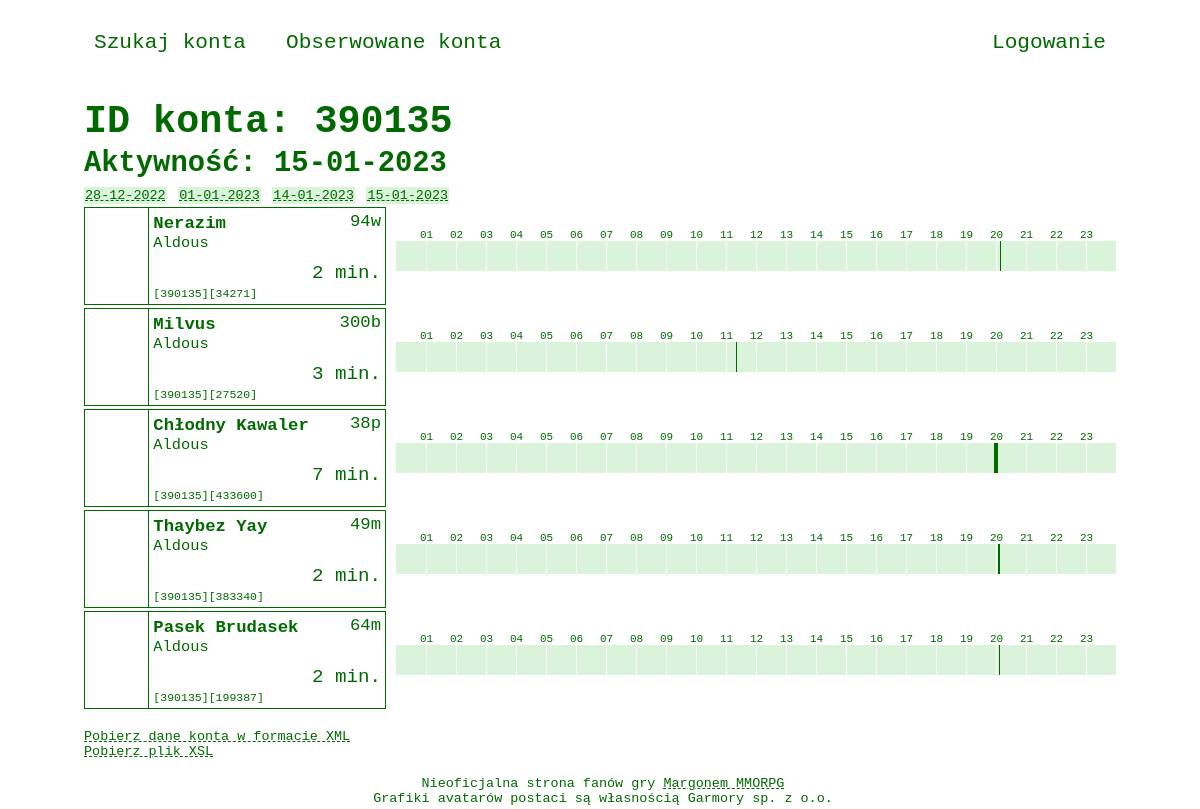
The app's page /stats/390135/2023-01-15 with its own data.
### stats/models.py (models this page shows, shortened)
class Account(models.Model):
    aid = models.IntegerField(primary_key=True)

class Character(models.Model):
    class Profession(models.TextChoices):
        WARRIOR = 'w'
        MAGE = 'm'
        HUNTER = 'h'
        TRACKER = 't'
        PALADIN = 'p'
        BLADE_DANCER = 'b'
    account = models.ForeignKey(Account, on_delete=models.CASCADE)
    cid = models.IntegerField()
    world = models.CharField(max_length=10)
    nick = models.CharField(max_length=40, blank=True)
    lvl = models.SmallIntegerField(blank=True, null=True)
    prof = models.CharField(max_length=1, choices=Profession.choices, default=Profession.WARRIOR)
    avatar_url = models.CharField(max_length=200, blank=True)
    @property
    def nick_or_null(self) -> str:
        return "????" if len(self.nick) == 0 else self.nick
    @property
    def lvl_prof_or_null(self) -> str:
        return "??" if self.lvl is None else f"{self.lvl}{self.prof}"

class Activity(models.Model):
    character = models.ForeignKey(Character, on_delete=models.CASCADE)
    date = models.DateField(auto_now_add=True)
    activity = models.BinaryField(max_length=180, default=activity_default)  # 60 * 24 / 8
    @property
    def total_minutes(self) -> int:
        return self.__bits_unpacked.sum()
    @property
    def activity_time(self) -> str:
        total_minutes = self.total_minutes
        hours = int(total_minutes // 60)
        minutes = int(total_minutes % 60)
        str_ = f"{minutes} min."
        if hours > 0:
            str_ = f"{hours} godz. " + str_
        return str_
    @property
    def activity_plot(self):
        plot_width = 720
        bits = self.__bits_unpacked
        start_end_list = self.__get_start_end_list(bits)
        div_list = []
        for i in range(60, 1440, 60):
            left = round(i * plot_width / 1440, 4) + 10
            div_line = f"""<div class="activity-plot-hour-line" style="left: {left}px;"></div>"""
            div_list.append(div_line)
            hour = f"{i // 60:02d}"
            div_hour = f"""<div class="activity-plot-hour" style="left: {left - 6}px;">{hour}</div>"""
            div_list.append(div_hour)
        for (start, end) in start_end_list:
            left = round(start * plot_width / 1440, 4) + 10
            width = round((end - start) * plot_width / 1440, 4)
            div = f"""<div class="activity-plot-line" style="left: {left}px; width: {width}px;"></div>"""
            div_list.append(div)
        return "\n".join(div_list)
    @property
    def __bits_unpacked(self) -> np.ndarray:
        return np.unpackbits(np.asarray(bytearray(self.activity)))
    @staticmethod
    def __get_start_end_list(bits: np.ndarray) -> List[Tuple[int, int]]:
        start_end_list = []
        start = None
        for i in range(0, len(bits)):
            if bits[i] == 1 and start is None:
                start = i
            if bits[i] == 0 and start is not None:
                start_end_list.append((start, i))
                start = None
        if start is not None:
            start_end_list.append((start, len(bits)))
        return start_end_list

### stats/views.py (the view, shortened to what this page needs)
# urls.py: path('<int:aid>/<date:activity_date>', views.DetailView.as_view(), name='detail'),
class DetailView(View):
    http_method_names = ['get']
    def get(self, request, aid: int, activity_date: date):
        try:
            account = Account.objects.get(pk=aid)
        except Account.DoesNotExist:
            request.session['account_not_exists'] = {'aid': aid, 'activity_date': activity_date.strftime("%Y-%m-%d")}
            return redirect('stats:index')
        unauthenticated_follow_attempt = self.handle_follow(request, account)
        real_activity_date, character_activity_list = self.get_activity(request, account, activity_date)
        all_activity_dates = self.get_all_activity_dates(account)
        context = {
            'account': account,
            'unauthenticated_follow_attempt': unauthenticated_follow_attempt,
            'character_activity_list': character_activity_list,
            'activity_date': activity_date,
            'real_activity_date': real_activity_date,
            'all_activity_dates': all_activity_dates
        }
        return render(request, 'stats/detail.html', context)
    @staticmethod
    def handle_follow(request, account: Account):
        unauthenticated_follow_attempt = False
        if request.session.get('follow', False):
            request.session.pop('follow', None)
            if request.user.is_authenticated:
                Following.objects.get_or_create(user=request.user, account=account)
            else:
                unauthenticated_follow_attempt = True
        return unauthenticated_follow_attempt
    @classmethod
    def get_activity(cls, request, account: Account, activity_date: date):
        characters = Character.objects.filter(account=account)
        activity_query_set, real_activity_date = cls.get_activity_query_set(request, account, activity_date)
        character_activity_list = cls.get_character_activity_list(characters, activity_query_set)
        return real_activity_date, character_activity_list
    @staticmethod
    def get_activity_query_set(request, account: Account, activity_date: date):
        activity_query_set = Activity.objects.filter(character__account=account, date=activity_date)
        real_activity_date = activity_date
        return activity_query_set, real_activity_date
    @staticmethod
    def get_character_activity_list(characters: QuerySet[Character], activity_query_set: QuerySet[Activity]):
        character_activity_list = []
        for character in characters:
            try:
                activity = activity_query_set.get(character=character)
            except Activity.DoesNotExist:
                activity = None
            character_activity_list.append((character, activity))
        return character_activity_list
    @staticmethod
    def get_all_activity_dates(account: Account):
        return (
            Activity.objects.filter(character__account=account)
            .values_list('date', flat=True)
            .distinct()
            .order_by('date')
        )

### stats/converters.py (called while the page is built)
    def to_python(self, value) -> date:
        return datetime.strptime(value, self.format).date()

    def to_url(self, value) -> str:
        return value.strftime(self.format)

### stats/templates/stats/detail.html (shortened to what this page needs)
{% extends "stats/base.html" %}
{% block content %}
    {% load static %}
    <link rel="stylesheet" href="{% static 'stats/css/detail.css' %}">
    <h1>ID konta: {{ account.aid }}</h1>
    <h2>Aktywność: {{ real_activity_date|date:"d-m-Y" }}</h2>
    <div id="all-activity-dates">
        {% for aad in all_activity_dates %}
            <a href="{% url 'stats:detail' account.aid aad %}">{{ aad|date:"d-m-Y" }}</a>
        {% endfor %}
    </div>
    {% include "stats/char_box_and_plot.html" with character_activity_list=character_activity_list only %}
    <div id="export">
        <a href="{% url 'stats:export' account.aid %}" download>Pobierz dane konta w formacie XML</a>
        <br>
        <a href="{% static 'stats/xml/meno-stats.xsl' %}" download>Pobierz plik XSL</a>
    </div>
{% endblock %}

### stats/templates/stats/char_box_and_plot.html (shortened to what this page needs)
{% load static %}
<link rel="stylesheet" href="{% static 'stats/css/char_box_and_plot.css' %}">
{% for character, activity in character_activity_list %}
    <div class="char-box-and-plot">
        <div class="char-box">
            <div class="char-box-img"
                 style="background-image:
                         {% if character.avatar_url %}
                             url('https://micc.garmory-cdn.cloud/obrazki/postacie{{ character.avatar_url }}'); background-size: 256px 384px;
                         {% else %}
                             url('https://unia.margonem.pl/img/def-npc.gif'); background-size: 64px 96px;
                         {% endif %}">
            </div>
            <div class="char-box-info">
                <span class="char-box-nick">{{ character.nick_or_null }}</span>
                <span class="char-box-lvl-prof">{{ character.lvl_prof_or_null }}</span>
                <div class="char-box-world">{{ character.world }}</div>
                <div class="char-box-aid">[{{ character.account_id }}][{{ character.cid }}]</div>
                {% if activity %}
                    <div class="char-box-activity-time">
                        {{ activity.activity_time }}
                    </div>
                {% endif %}
            </div>
        </div>
        {% if activity %}
            <div class="activity-plot">
                {{ activity.activity_plot|safe }}
            </div>
        {% endif %}
    </div>
{% endfor %}

### stats/static/stats/css/base.css (style rules this page uses)
body { background-color: #ffffff; width: 1032px; margin: auto; padding: 0; font-family: Andale Mono, monospace; font-size: 1.2em; font-stretch: semi-expanded; color: #006900; }
div, h1, h2, h3, h4, a, label, footer, nav { user-select: none; }
a { color: inherit; text-decoration: underline dashed #006900 1px; }
a:link { color: inherit; }

### stats/static/stats/css/detail.css (style rules this page uses)
h1, h2 { margin: 3px 0 3px 0; }
#all-activity-dates { margin-bottom: 2px; }
#all-activity-dates > a { background-color: #daf3da; padding: 1px; font-size: 0.7em; }
#export { font-size: 0.7em; margin: 20px 0 50px 0; }

### stats/static/stats/css/char_box_and_plot.css (style rules this page uses)
.char-box-and-plot { height: 98px; width: 1032px; display: flex; margin-bottom: 3px; }
.char-box { height: 96px; width: 300px; border: 1px solid #006900; display: flex; position: relative; }
.char-box-img { width: 64px; height: 96px; border-right: 1px solid #006900; image-rendering: pixelated; }
.char-box-info { padding: 4px; width: 230px; }
.char-box-nick { font-weight: bold; font-size: 0.9em; }
.char-box-lvl-prof { float: right; font-size: 0.9em; }
.char-box-world { font-size: 0.8em; text-transform: capitalize; }
.char-box-aid { font-size: 0.6em; position: absolute; bottom: 4px; user-select: text; }
.char-box-activity-time { position: absolute; bottom: 20px; right: 4px; }
.activity-plot-line { position: absolute; height: 30px; top: 34px; background-color: #006900; }
.activity-plot { width: 730px; height: 98px; position: relative; }
.activity-plot-hour { height: 10px; position: absolute; top: 22px; background-color: white; color: #006900; font-size: 11px; text-align: center; }

### records on screen
Account: aid "390135"
Character: nick_or_null "Nerazim", lvl_prof_or_null "94w", world "Aldous", account_id "390135", cid "34271", activity_time "2 min.", activity_plot "01 02 03 04 05 06 07 08 09 10 11 12 13 14 15 16 17 18 19 20 21 22 23"
Character: nick_or_null "Milvus", lvl_prof_or_null "300b", world "Aldous", account_id "390135", cid "27520", activity_time "3 min.", activity_plot "01 02 03 04 05 06 07 08 09 10 11 12 13 14 15 16 17 18 19 20 21 22 23"
Character: nick_or_null "Chłodny Kawaler", lvl_prof_or_null "38p", world "Aldous", account_id "390135", cid "433600", activity_time "7 min.", activity_plot "01 02 03 04 05 06 07 08 09 10 11 12 13 14 15 16 17 18 19 20 21 22 23"
Character: nick_or_null "Thaybez Yay", lvl_prof_or_null "49m", world "Aldous", account_id "390135", cid "383340", activity_time "2 min.", activity_plot "01 02 03 04 05 06 07 08 09 10 11 12 13 14 15 16 17 18 19 20 21 22 23"
Character: nick_or_null "Pasek Brudasek", lvl_prof_or_null "64m", world "Aldous", account_id "390135", cid "199387", activity_time "2 min.", activity_plot "01 02 03 04 05 06 07 08 09 10 11 12 13 14 15 16 17 18 19 20 21 22 23"

### other values on screen
{{ real_activity_date|date:"d-m-Y" }} "15-01-2023"
{{ aad|date:"d-m-Y" }} "28-12-2022" "01-01-2023" "14-01-2023" "15-01-2023"
